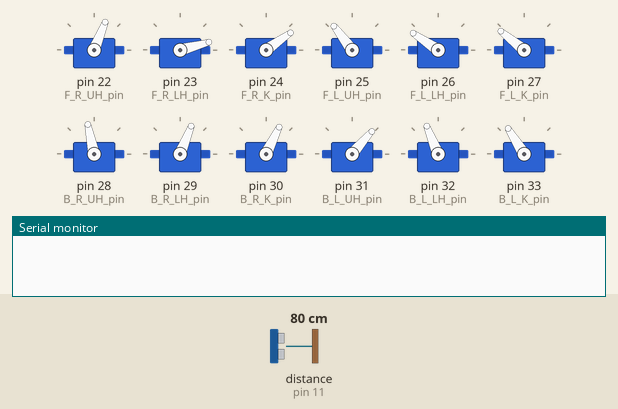
Recording of a sketch running on a simulated Arduino Mega 2560, built with avr-gcc and run on an emulated ATmega2560. Shown: 12 × servo, the last lines printed to the serial monitor. The test bench sets the inputs (shaded band); at power-on: distance to the obstacle (sensor on pin 11) 80 cm. The echo pulse lasts 58.3 µs per cm.

Above: at 5.2 s.
5.3 s: distance to the obstacle (sensor on pin 11) set to 33 cm
7.4 s: distance to the obstacle (sensor on pin 11) set to 26 cm
At 9.4 s:
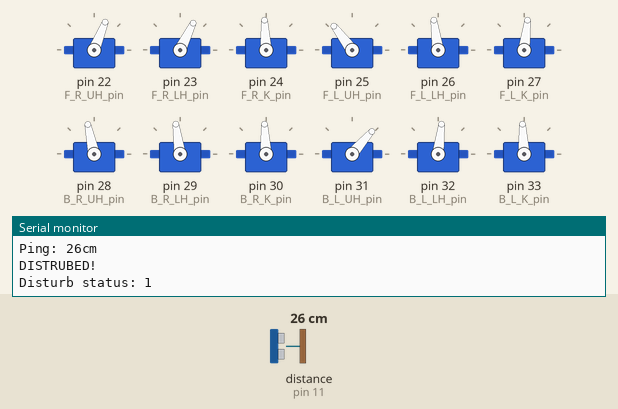
9.8 s: distance to the obstacle (sensor on pin 11) set to 23 cm
At 12.6 s:
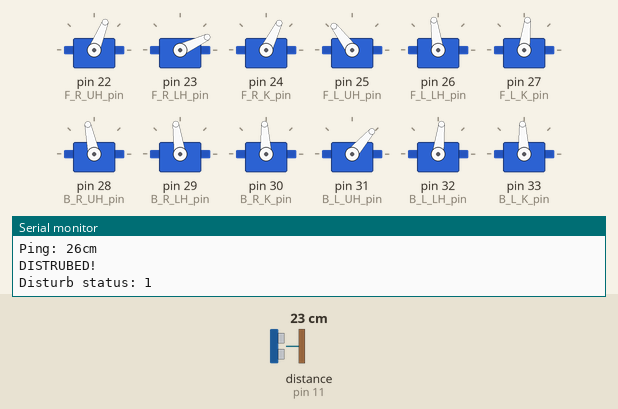
12.8 s: distance to the obstacle (sensor on pin 11) set to 19 cm
At 14.8 s:
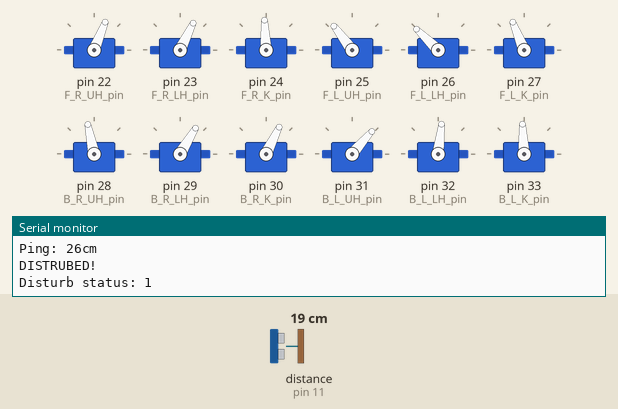
15.8 s: distance to the obstacle (sensor on pin 11) set to 11 cm
18.4 s: distance to the obstacle (sensor on pin 11) set to 8 cm
At 19.3 s:
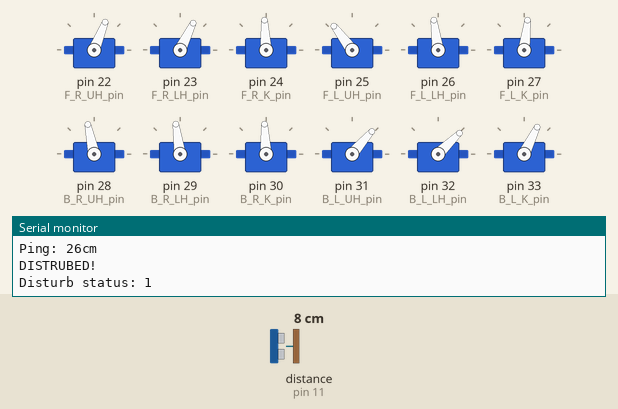
Timing chart, 0 to 24.2 s (numbered marks = the images above; inputs shaded):
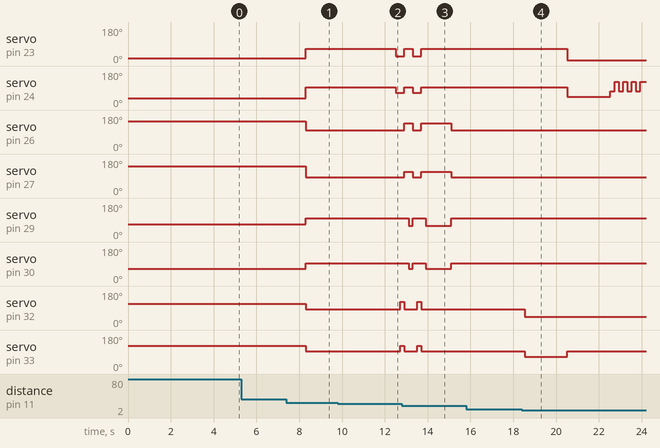

Measured:
- the behaviour switches between 30 and 29 cm on distance to the obstacle (sensor on pin 11) (found by bisection; images 0 and 1)
- the behaviour switches between 21 and 20 cm on distance to the obstacle (sensor on pin 11) (found by bisection; images 2 and 3)
- the behaviour switches between 10 and 9 cm on distance to the obstacle (sensor on pin 11) (found by bisection; images 3 and 4)
- after the input at 5.3 s, every drawn part: stays the same
- after the input at 7.4 s, servo on pin 23 (F_R_LH_pin): 15° → 64° after 0.91 s; servo on pin 24 (F_R_K_pin): 35° → 93° after 0.91 s; servo on pin 26 (F_L_LH_pin): 146° → 98° after 0.91 s; servo on pin 27 (F_L_K_pin): 141° → 83° after 0.91 s; servo on pin 29 (B_R_LH_pin): 68° → 98° after 0.91 s
- after the input at 15.8 s, every drawn part: stays the same
- after the input at 18.4 s, servo on pin 26 (F_L_LH_pin): stays 98° (without the input it goes to 146° after 1.8 s); servo on pin 27 (F_L_K_pin): stays 83° (without the input it goes to 141° after 1.8 s)

The sketch:

robot_dog_personality.ino
```cpp
/*
// Defining servo pins
F_R_UH - Front Right Upper Hip
F_R_LH - Front Right Lower Hip
F_R_K - Front Right Knee

F_L_UH - Front Left Upper Hip
F_L_LH - Front Left Lower Hip
F_L_K_ - Front Left Knee

B_R_UH - Back Right Upper Hip
B_R_LH - Back Right Lower Hip
B_R_K - Back Right Knee

B_L_UH - Back Left Upper Hip
B_L_LH - Back Left Lower Hip
B_L_K - Back Left Knee
*/

// Initialize Servo Libraries
#include <Servo.h>
#include <NewPing.h>

// Defining servo pins
#define F_R_UH_pin 22
#define F_R_LH_pin 23
#define F_R_K_pin  24

#define F_L_UH_pin 25
#define F_L_LH_pin 26
#define F_L_K_pin  27

#define B_R_UH_pin 28
#define B_R_LH_pin 29
#define B_R_K_pin  30

#define B_L_UH_pin 31
#define B_L_LH_pin 32
#define B_L_K_pin  33

# define tail_pin 34

// Declare starting positions of servos
#define F_R_UH_center      1250
#define F_R_LH_center      1200
#define F_R_K_center       1500

#define F_L_UH_center      1850
#define F_L_LH_center      1550
#define F_L_K_center       1400

#define B_R_UH_center      1600
#define B_R_LH_center      1550
#define B_R_K_center       1500

#define B_L_UH_center      1050
#define B_L_LH_center      1400
#define B_L_K_center       1500

#define tail_center       1400

#define TRIGGER_PIN  12  // Trig -> D12
#define ECHO_PIN     11  // Echo -> D11
#define MAX_DISTANCE 30 // Max Dist

// Define servos
Servo F_R_UH_servo;
Servo F_R_LH_servo;
Servo F_R_K_servo;

Servo F_L_UH_servo;
Servo F_L_LH_servo;
Servo F_L_K_servo;

Servo B_R_UH_servo;
Servo B_R_LH_servo;
Servo B_R_K_servo;

Servo B_L_UH_servo;
Servo B_L_LH_servo;
Servo B_L_K_servo;

Servo tail_servo;

NewPing sonar(TRIGGER_PIN, ECHO_PIN, MAX_DISTANCE); // NewPing setup of pins and maximum distance.

int LH_time = 400; // Lower Hip Lift time
int K_time = 300;  // Knee Lift time
int delay_time = 200; // time between actions
int disturb_status = 0; // initate disturb status
int const_ctr = 0;

void setup() {
  Serial.begin(115200); // Open serial monitor at 115200 baud to see ping results.

  // Attach servos
  F_R_UH_servo.attach(F_R_UH_pin);
  F_R_LH_servo.attach(F_R_LH_pin);
  F_R_K_servo.attach(F_R_K_pin);
  F_L_UH_servo.attach(F_L_UH_pin);
  F_L_LH_servo.attach(F_L_LH_pin);
  F_L_K_servo.attach(F_L_K_pin);
  B_R_UH_servo.attach(B_R_UH_pin);
  B_R_LH_servo.attach(B_R_LH_pin);
  B_R_K_servo.attach(B_R_K_pin);
  B_L_UH_servo.attach(B_L_UH_pin);
  B_L_LH_servo.attach(B_L_LH_pin);
  B_L_K_servo.attach(B_L_K_pin);
  tail_servo.attach(tail_pin);

  sit();
  delay(2000);
}

void loop()  {
  if(disturb_status == 0)
  {
  delay(50);                      // Wait 50ms between pings (about 20 pings/sec). 29ms should be the shortest delay between pings.
  unsigned int uS = sonar.ping(); // Send ping, get ping time in microseconds (uS).
  if(uS !=0)
  {
    Serial.print("Ping: ");
    Serial.print(uS / US_ROUNDTRIP_CM); // Convert ping time to distance in cm and print result (0 = outside set distance range)
    Serial.println("cm");
    int obj_dist = uS / US_ROUNDTRIP_CM;
    if(obj_dist < 30) // minimum distance of 30 cms to be disturbed
    {
      Serial.println("DISTRUBED!");
      disturb_status = 1;
      Serial.print("Disturb status: ");
      Serial.println(disturb_status);
    }
  }
  }
  else if(disturb_status == 1)
  {
    for(int i = 0; i <3; i++)
    {
      tail_servo.writeMicroseconds(tail_center-300);
      delay(150);
      tail_servo.writeMicroseconds(tail_center+300);
      delay(150);
    }

  center_servos();
    delay(1000);
    for(int i = 0; i <3; i++)
    {
      tail_servo.writeMicroseconds(tail_center-300);
      delay(150);
      tail_servo.writeMicroseconds(tail_center+300);
      delay(150);
    }
    tail_servo.writeMicroseconds(tail_center);
    delay(200);
    disturb_status = 2;
  }
  if(disturb_status == 2)
  {
    unsigned int uS = sonar.ping();
    if(uS !=0)
    {
      int obj_dist = uS / US_ROUNDTRIP_CM;
      int old_obj_dist = obj_dist;
      delay(100);
      const_ctr++;
      if(obj_dist < 10)
      {
        hand_shake();
        disturb_status = 0;
      }
      else if(obj_dist > 20)
      {
        walk();
        center_servos();
      }
      if(const_ctr > 30)
      {
        sit();
        disturb_status = 0;
      }
    }
  }

}

void hand_shake()
{
    B_L_LH_servo.writeMicroseconds(B_L_LH_center-400);
    B_L_K_servo.writeMicroseconds(B_L_K_center-300);

  delay(2000);
  F_R_LH_servo.writeMicroseconds(F_R_LH_center-600);
    F_R_K_servo.writeMicroseconds(F_R_K_center-500);
    B_L_K_servo.writeMicroseconds(B_L_K_center);
    delay(2000);
    for(int i = 0; i < 4; i++)
    {F_R_K_servo.writeMicroseconds(F_R_K_center-200);
    delay(200);
    F_R_K_servo.writeMicroseconds(F_R_K_center+300);
    delay(200);

    }
    delay(2000);

  F_R_UH_servo.writeMicroseconds(F_R_UH_center);
  F_R_LH_servo.writeMicroseconds(F_R_LH_center-500);
  F_R_K_servo.writeMicroseconds(F_R_K_center-600);
  F_L_UH_servo.writeMicroseconds(F_L_UH_center);
  F_L_LH_servo.writeMicroseconds(F_L_LH_center+500);
  F_L_K_servo.writeMicroseconds(F_L_K_center+600);
  B_R_UH_servo.writeMicroseconds(B_R_UH_center);
  B_R_LH_servo.writeMicroseconds(B_R_LH_center-400);
  B_R_K_servo.writeMicroseconds(B_R_K_center-600);
  B_L_UH_servo.writeMicroseconds(B_L_UH_center);
  B_L_LH_servo.writeMicroseconds(B_L_LH_center+400);
  B_L_K_servo.writeMicroseconds(B_L_K_center+600);
  tail_servo.writeMicroseconds(tail_center);
  delay(2000);
}

void walk()
{
  for(int j = 0; j< 2; j++)
  {

    F_R_LH_servo.writeMicroseconds(F_R_LH_center-LH_time);
    F_R_K_servo.writeMicroseconds(F_R_K_center-K_time);
    B_R_LH_servo.writeMicroseconds(B_R_LH_center);
    B_R_K_servo.writeMicroseconds(B_R_K_center);
    B_L_LH_servo.writeMicroseconds(B_L_LH_center);
    B_L_K_servo.writeMicroseconds(B_L_K_center);
    F_L_LH_servo.writeMicroseconds(F_L_LH_center);
    F_L_K_servo.writeMicroseconds(F_L_K_center);
    delay(delay_time);
    B_L_LH_servo.writeMicroseconds(B_L_LH_center+LH_time);
    B_L_K_servo.writeMicroseconds(B_L_K_center+K_time);
    delay(delay_time);
    F_R_LH_servo.writeMicroseconds(F_R_LH_center);
    F_R_K_servo.writeMicroseconds(F_R_K_center);
    F_L_LH_servo.writeMicroseconds(F_L_LH_center+LH_time);
    F_L_K_servo.writeMicroseconds(F_L_K_center+K_time);
    B_R_LH_servo.writeMicroseconds(B_R_LH_center);
    B_R_K_servo.writeMicroseconds(B_R_K_center);
    B_L_LH_servo.writeMicroseconds(B_L_LH_center);
    B_L_K_servo.writeMicroseconds(B_L_K_center);
    delay(delay_time);
    B_R_LH_servo.writeMicroseconds(B_R_LH_center-LH_time);
    B_R_K_servo.writeMicroseconds(B_R_K_center-K_time);
    delay(delay_time);
  }
  delay(1000);
}

void sit()
{
  // Sittng Position
  F_R_UH_servo.writeMicroseconds(F_R_UH_center);
  F_R_LH_servo.writeMicroseconds(F_R_LH_center-500);
  F_R_K_servo.writeMicroseconds(F_R_K_center-600);
  F_L_UH_servo.writeMicroseconds(F_L_UH_center);
  F_L_LH_servo.writeMicroseconds(F_L_LH_center+500);
  F_L_K_servo.writeMicroseconds(F_L_K_center+600);
  B_R_UH_servo.writeMicroseconds(B_R_UH_center);
  B_R_LH_servo.writeMicroseconds(B_R_LH_center-300);
  B_R_K_servo.writeMicroseconds(B_R_K_center-300);
  B_L_UH_servo.writeMicroseconds(B_L_UH_center);
  B_L_LH_servo.writeMicroseconds(B_L_LH_center+300);
  B_L_K_servo.writeMicroseconds(B_L_K_center+300);
  tail_servo.writeMicroseconds(tail_center);
  delay(2000);
}

void center_servos()
{
  // Center servos
  F_R_UH_servo.writeMicroseconds(F_R_UH_center);
  F_R_LH_servo.writeMicroseconds(F_R_LH_center);
  F_R_K_servo.writeMicroseconds(F_R_K_center);
  F_L_UH_servo.writeMicroseconds(F_L_UH_center);
  F_L_LH_servo.writeMicroseconds(F_L_LH_center);
  F_L_K_servo.writeMicroseconds(F_L_K_center);
  B_R_UH_servo.writeMicroseconds(B_R_UH_center);
  B_R_LH_servo.writeMicroseconds(B_R_LH_center);
  B_R_K_servo.writeMicroseconds(B_R_K_center);
  B_L_UH_servo.writeMicroseconds(B_L_UH_center);
  B_L_LH_servo.writeMicroseconds(B_L_LH_center);
  B_L_K_servo.writeMicroseconds(B_L_K_center);
  tail_servo.writeMicroseconds(tail_center);
  delay(2000);
}
```
